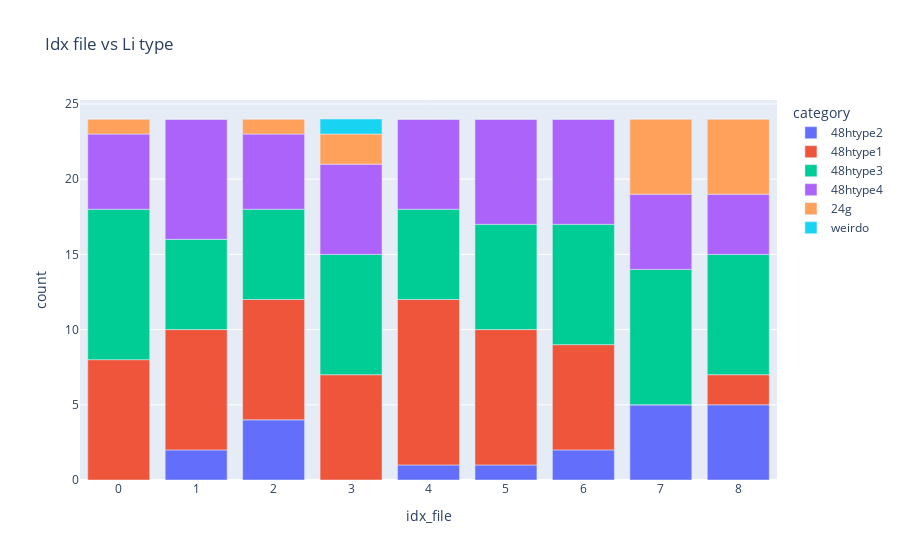

The notebook cell saved with this chart:
### Code cell
Mapping.Labelling.get_amount_type(file_loc_important_cols_sorted, litype, el = "Li")
df_amount_type_sorted = Plot.Mapping.Labelling.plot_amount_type(file_loc_important_cols_sorted, litype, el, style, category_labels)

### Figure 1 — Plotly figure (JSON) as saved in the notebook; plotly's stock layout.template omitted (floating-point values rounded to 4 significant figures)
{"data": [{"alignmentgroup": "True", "hovertemplate": "category=48htype2<br>idx_file=%{x}<br>count=%{y}<extra></extra>", "legendgroup": "48htype2", "marker": {"color": "#636efa", "pattern": {"shape": ""}}, "name": "48htype2", "offsetgroup": "48htype2", "orientation": "v", "showlegend": true, "textposition": "auto", "type": "bar", "x": [0, 1, 2, 3, 4, 5, 6, 7, 8], "xaxis": "x", "y": [0, 2, 4, 0, 1, 1, 2, 5, 5], "yaxis": "y"}, {"alignmentgroup": "True", "hovertemplate": "category=48htype1<br>idx_file=%{x}<br>count=%{y}<extra></extra>", "legendgroup": "48htype1", "marker": {"color": "#EF553B", "pattern": {"shape": ""}}, "name": "48htype1", "offsetgroup": "48htype1", "orientation": "v", "showlegend": true, "textposition": "auto", "type": "bar", "x": [0, 1, 2, 3, 4, 5, 6, 7, 8], "xaxis": "x", "y": [8, 8, 8, 7, 11, 9, 7, 0, 2], "yaxis": "y"}, {"alignmentgroup": "True", "hovertemplate": "category=48htype3<br>idx_file=%{x}<br>count=%{y}<extra></extra>", "legendgroup": "48htype3", "marker": {"color": "#00cc96", "pattern": {"shape": ""}}, "name": "48htype3", "offsetgroup": "48htype3", "orientation": "v", "showlegend": true, "textposition": "auto", "type": "bar", "x": [0, 1, 2, 3, 4, 5, 6, 7, 8], "xaxis": "x", "y": [10, 6, 6, 8, 6, 7, 8, 9, 8], "yaxis": "y"}, {"alignmentgroup": "True", "hovertemplate": "category=48htype4<br>idx_file=%{x}<br>count=%{y}<extra></extra>", "legendgroup": "48htype4", "marker": {"color": "#ab63fa", "pattern": {"shape": ""}}, "name": "48htype4", "offsetgroup": "48htype4", "orientation": "v", "showlegend": true, "textposition": "auto", "type": "bar", "x": [0, 1, 2, 3, 4, 5, 6, 7, 8], "xaxis": "x", "y": [5, 8, 5, 6, 6, 7, 7, 5, 4], "yaxis": "y"}, {"alignmentgroup": "True", "hovertemplate": "category=24g<br>idx_file=%{x}<br>count=%{y}<extra></extra>", "legendgroup": "24g", "marker": {"color": "#FFA15A", "pattern": {"shape": ""}}, "name": "24g", "offsetgroup": "24g", "orientation": "v", "showlegend": true, "textposition": "auto", "type": "bar", "x": [0, 1, 2, 3, 4, 5, 6, 7, 8], "xaxis": "x", "y": [1, 0, 1, 2, 0, 0, 0, 5, 5], "yaxis": "y"}, {"alignmentgroup": "True", "hovertemplate": "category=weirdo<br>idx_file=%{x}<br>count=%{y}<extra></extra>", "legendgroup": "weirdo", "marker": {"color": "#19d3f3", "pattern": {"shape": ""}}, "name": "weirdo", "offsetgroup": "weirdo", "orientation": "v", "showlegend": true, "textposition": "auto", "type": "bar", "x": [0, 1, 2, 3, 4, 5, 6, 7, 8], "xaxis": "x", "y": [0, 0, 0, 1, 0, 0, 0, 0, 0], "yaxis": "y"}], "layout": {"barmode": "relative", "legend": {"title": {"text": "category"}, "tracegroupgap": 0}, "title": {"text": "Idx file vs Li type"}, "xaxis": {"anchor": "y", "domain": [0, 1], "title": {"text": "idx_file"}}, "yaxis": {"anchor": "x", "domain": [0, 1], "title": {"text": "count"}}}}
